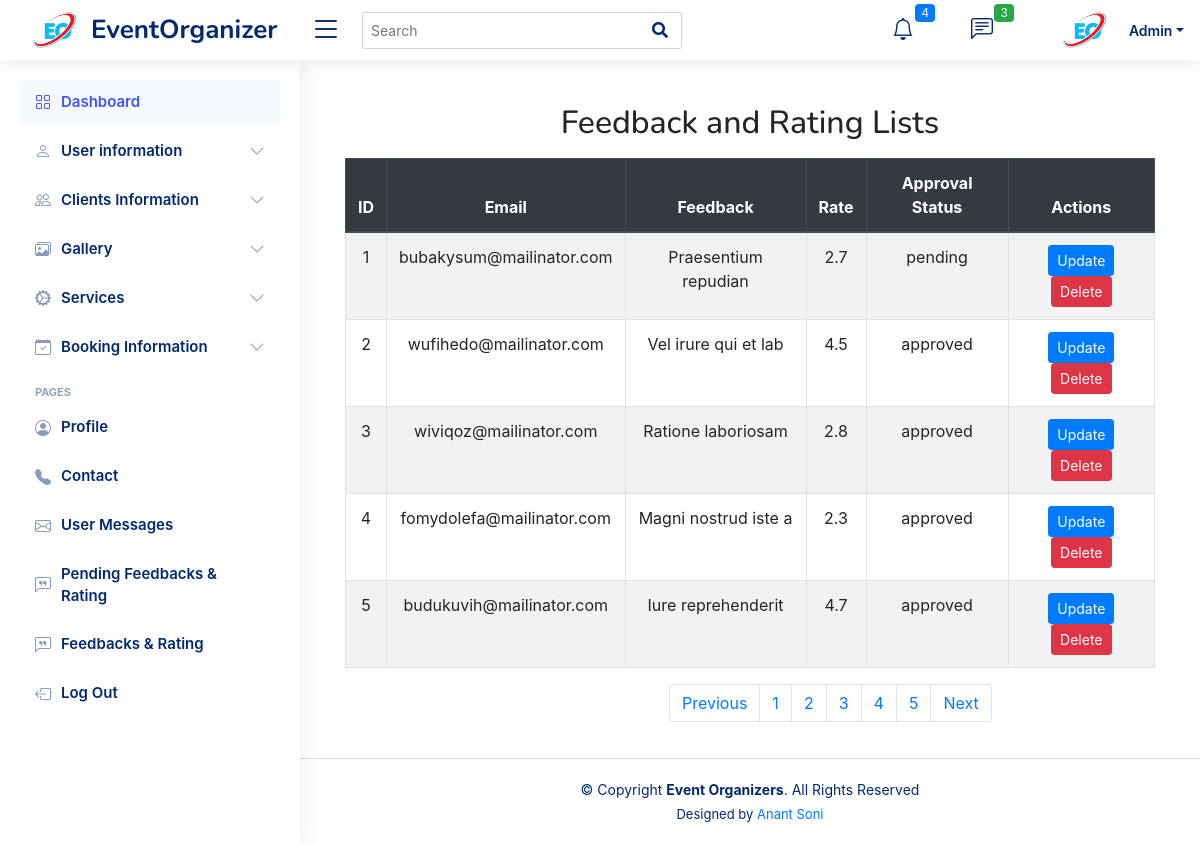
Screenshot of /Admin/fdbk_and_rtng.php with the database file from the repository.
### tables this page shows
CREATE TABLE `e_rate_or_feedback` (
  `u_id` int(11) NOT NULL,
  `u_email` varchar(30) NOT NULL,
  `u_feedback` varchar(100) NOT NULL,
  `u_rate` varchar(30) NOT NULL,
  `approval_status` enum('pending','approved','rejected') DEFAULT 'pending'
);

### Admin/fdbk_and_rtng.php (the view, shortened to what this page needs)
<!DOCTYPE html>
<html lang="en">
<head>
  <link href="assets/vendor/bootstrap/css/bootstrap.min.css" rel="stylesheet">
  <link href="assets/vendor/bootstrap-icons/bootstrap-icons.css" rel="stylesheet">
  <link href="assets/vendor/boxicons/css/boxicons.min.css" rel="stylesheet">
  <link href="assets/vendor/quill/quill.snow.css" rel="stylesheet">
  <link href="assets/vendor/quill/quill.bubble.css" rel="stylesheet">
  <link href="assets/vendor/remixicon/remixicon.css" rel="stylesheet">
  <link href="assets/vendor/simple-datatables/style.css" rel="stylesheet">
  <link href="https://cdnjs.cloudflare.com/ajax/libs/font-awesome/6.0.0-beta3/css/all.min.css" rel="stylesheet">
  <link href="https://cdnjs.cloudflare.com/ajax/libs/Chart.js/3.7.0/chart.min.css" rel="stylesheet">
  <link href="assets/css/style.css" rel="stylesheet">
    <link rel="stylesheet" href="https://stackpath.bootstrapcdn.com/bootstrap/4.5.2/css/bootstrap.min.css">
    <link rel="stylesheet" href="https://cdnjs.cloudflare.com/ajax/libs/font-awesome/5.15.3/css/all.min.css">
</head>
<body>
<header id="header" class="header fixed-top d-flex align-items-center">
  <div class="d-flex align-items-center justify-content-between">
    <a href="index.php" class="logo d-flex align-items-center">
      <img src="../images/eoc.png" alt="" style="max-height: 70px; margin-right: 1px;">
      <span class="d-none d-lg-block">EventOrganizer</span>
    </a>
    <i class="bi bi-list toggle-sidebar-btn"></i>
  </div>
  <div class="search-bar">
    <form class="search-form d-flex align-items-center" method="POST" action="#" id="searchForm">
      <input type="text" name="query" id="searchInput" placeholder="Search" title="Enter search keyword">
      <button type="submit" title="Search"><i class="fa fa-search"></i></button>
    </form>
  </div>
  <nav class="header-nav ms-auto">
    <ul class="d-flex align-items-center">
      <li class="nav-item dropdown">
        <a class="nav-link nav-icon" href="#" data-bs-toggle="dropdown">
          <i class="bi bi-bell"></i>
          <span class="badge bg-primary badge-number">4</span>
        </a>
      </li>
      <li class="nav-item dropdown">
        <a class="nav-link nav-icon" href="#" data-bs-toggle="dropdown">
          <i class="bi bi-chat-left-text"></i>
          <span class="badge bg-success badge-number">3</span>
        </a>
      </li>
      <li class="nav-item dropdown pe-3">
        <a class="nav-link nav-profile d-flex align-items-center pe-0" href="#" data-bs-toggle="dropdown">
          <img src="../images/eoc.png" alt="Profile" style="max-height: 70px; margin-right: 1px;" class="rounded-circle">
          <span class="d-none d-md-block dropdown-toggle ps-2">Admin</span>
        </a>
      </li>
    </ul>
  </nav>
</header>
  <aside id="sidebar" class="sidebar">
    <ul class="sidebar-nav" id="sidebar-nav">
      <li class="nav-item">
        <a class="nav-link " href="index.php">
          <i class="bi bi-grid"></i>
          <span>Dashboard</span>
        </a>
      </li>
     <ul class="nav flex-column">
            <li class="nav-item">
              <a class="nav-link collapsed" data-bs-toggle="collapse" href="#users-info" aria-expanded="false">
  <i class="bi bi-person"></i><span>User information</span><i class="bi bi-chevron-down ms-auto"></i>
</a>
            </li>
<li class="nav-item">
  <a class="nav-link collapsed" data-bs-toggle="collapse" href="#forms-nav">
  <i class="bi bi-people"></i><span>Clients Information</span><i class="bi bi-chevron-down ms-auto"></i>
</a>
</li>
      <li class="nav-item">
        <a class="nav-link collapsed" data-bs-target="#tables-nav" data-bs-toggle="collapse" href="#">
    <i class="bi bi-images"></i><span>Gallery</span><i class="bi bi-chevron-down ms-auto"></i>
</a>
      </li>
      <li class="nav-item">
        <a class="nav-link collapsed" data-bs-target="#charts-nav" data-bs-toggle="collapse" href="#">
  <i class="bi bi-gear-wide-connected"></i><span>Services</span><i class="bi bi-chevron-down ms-auto"></i>
</a>
      </li>
      <li class="nav-item">
  <a class="nav-link collapsed" data-bs-toggle="collapse" href="#booking-info-nav">
    <i class="bi bi-calendar-check"></i><span>Booking Information</span><i class="bi bi-chevron-down ms-auto"></i>
  </a>
</li>
           <li class="nav-heading">Pages</li>
      <li class="nav-item">
        <a class="nav-link collapsed" href="admin-profile.php">
  <i class="bi bi-person-circle"></i>
  <span>Profile</span>
</a>
      </li>
      <li class="nav-item">
        <a class="nav-link collapsed" href="admin-contact.php">
  <i class="bi bi-telephone-fill"></i>
  <span>Contact</span>
</a>
      </li>
      <li class="nav-item">
        <a class="nav-link collapsed" href="user-msg-info.php">
          <i class="bi bi-envelope"></i>
          <span>User Messages</span>
        </a>
      </li>
      <li class="nav-item">
        <a class="nav-link collapsed" href="pending_fdbk_and_rtng.php">
          <i class="bi bi-chat-left-quote"></i>
          <span>Pending Feedbacks & Rating</span>
        </a>
      </li>
      <li class="nav-item">
        <a class="nav-link collapsed" href="fdbk_and_rtng.php">
          <i class="bi bi-chat-left-quote"></i>
          <span>Feedbacks & Rating</span>
        </a>
      </li>
      <li class="nav-item">
        <a class="nav-link collapsed" href="main.php">
          <i class="bi bi-box-arrow-left"></i>
          <span>Log Out</span>
        </a>
      </li>
    </ul>
  </aside>
<main id="main" class="main">
    <div class="container">
    <div class="row">
        <div class="col">
            <h2 class="text-center mt-4 mb-3">Feedback and Rating Lists</h2>
            <div class="table-responsive">
    <table class="table table-bordered table-striped">
        <thead class="thead-dark">
            <tr>
                <th style="text-align: center;">ID</th>
                <th style="text-align: center;">Email</th>
                <th style="text-align: center;">Feedback</th>
                <th style="text-align: center;">Rate</th>
                <th style="text-align: center;">Approval Status</th>
                <th style="text-align: center;">Actions</th>
            </tr>
        </thead>
        <tbody>
            <?php
            require "connection.php";
            $limit = 5;
            $page = isset($_GET['page']) ? $_GET['page'] : 1;
            $offset = ($page - 1) * $limit;
            $sql = "SELECT u_id, u_email, u_feedback, u_rate, approval_status FROM e_rate_or_feedback LIMIT $offset, $limit";
            $result = $conn->query($sql);
            if ($result->num_rows > 0) {
                $counter = $offset + 1;
                while ($row = $result->fetch_assoc()) {
                    echo "<tr>";
                    echo "<td style='text-align: center;'>" . $counter . "</td>";
                    echo "<td style='text-align: center;'>" . $row["u_email"] . "</td>";
                    echo "<td style='text-align: center;'>" . $row["u_feedback"] . "</td>";
                    echo "<td style='text-align: center;'>" . $row["u_rate"] . "</td>";
                    echo "<td style='text-align: center;'>" . $row["approval_status"] . "</td>";
                    echo "<td style='text-align: center;'>
                            <a href='UD files/user-fdbk-rtng-data-update.php?id=" . $row["u_id"] . "' class='btn btn-sm btn-primary' onclick='return confirm(\"Are you sure you want to update?\");'>Update</a>
                            <a href='UD files/user-fdbk-rtng-data-delete.php?id=" . $row["u_id"] . "' class='btn btn-sm btn-danger' onclick='return confirm(\"Are you sure you want to delete?\");'>Delete</a>
                          </td>";
                    echo "</tr>";
                    $counter++;
                }
            } else {
                echo "<tr><td colspan='6' class='text-center'>0 results</td></tr>";
            }
            ?>
        </tbody>
    </table>
</div>
<div class="text-center" style="padding-left: 40%;">
    <nav aria-label="Page navigation">
        <ul class="pagination">
            <?php
            $prev = $page - 1;
            echo "<li class='page-item'><a class='page-link' href='?page=$prev' aria-label='Previous'>Previous</a></li>";
            require "connection.php";
            $sql = "SELECT COUNT(*) AS total FROM e_rate_or_feedback";
            $result = $conn->query($sql);
            $row = $result->fetch_assoc();
            $total_pages = ceil($row["total"] / $limit);
            for ($i = 1; $i <= $total_pages; $i++) {
                echo "<li class='page-item'><a class='page-link' href='?page=$i'>$i</a></li>";
            }
            $next = $page + 1;
            echo "<li class='page-item'><a class='page-link' href='?page=$next' aria-label='Next'>Next</a></li>";
            ?>
        </ul>
    </nav>
</div>
        </div>
    </div>
</div>
</main>
  <footer id="footer" class="footer">
    <div class="copyright">
      &copy; Copyright <strong><span>Event Organizers</span></strong>. All Rights Reserved
    </div>
    <div class="credits">
      Designed by <a href="https://bootstrapmade.com/">Anant Soni</a>
    </div>
  </footer>
</body>
</html>

### Admin/assets/css/style.css (style rules this page uses)
:root { scroll-behavior: smooth; }
body { font-family: "Open Sans", sans-serif; background: #f6f9ff; color: #444444; }
a { color: #4154f1; text-decoration: none; }
h1, h2, h3, h4, h5, h6 { font-family: "Nunito", sans-serif; }
#main { margin-top: 60px; padding: 20px 30px; transition: all 0.3s; }
.logo { line-height: 1; }
@media (min-width: 1200px) { .logo { width: 280px; } }
.logo img { max-height: 26px; margin-right: 6px; }
.logo span { font-size: 26px; font-weight: 700; color: #012970; font-family: "Nunito", sans-serif; }
.header { transition: all 0.5s; z-index: 997; height: 60px; box-shadow: 0px 2px 20px rgba(1, 41, 112, 0.1); background-color: #fff; padding-left: 20px; }
.header .toggle-sidebar-btn { font-size: 32px; padding-left: 10px; cursor: pointer; color: #012970; }
.header .search-bar { min-width: 360px; padding: 0 20px; }
.header .search-form { width: 100%; }
.header .search-form input { border: 0; font-size: 14px; color: #012970; border: 1px solid rgba(1, 41, 112, 0.2); padding: 7px 38px 7px 8px; border-radius: 3px; transition: 0.3s; width: 100%; }
.header .search-form button { border: 0; padding: 0; margin-left: -30px; background: none; }
.header .search-form button i { color: #012970; }
.header-nav ul { list-style: none; }
.header-nav>ul { margin: 0; padding: 0; }
.header-nav .nav-icon { font-size: 22px; color: #012970; margin-right: 25px; position: relative; }
.header-nav .nav-profile { color: #012970; }
.header-nav .nav-profile img { max-height: 36px; }
.header-nav .nav-profile span { font-size: 14px; font-weight: 600; }
.header-nav .badge-number { position: absolute; inset: -2px -5px auto auto; font-weight: normal; font-size: 12px; padding: 3px 6px; }
.sidebar { position: fixed; top: 60px; left: 0; bottom: 0; width: 300px; z-index: 996; transition: all 0.3s; padding: 20px; overflow-y: auto; scrollbar-width: thin; scrollbar-color: #aab7cf transparent; box-shadow: 0px 0px 20px rgba(1, 41, 112, 0.1); background-color: #fff; }
@media (min-width: 1200px) { #main, #footer { margin-left: 300px; } }
.sidebar-nav { padding: 0; margin: 0; list-style: none; }
.sidebar-nav li { padding: 0; margin: 0; list-style: none; }
.sidebar-nav .nav-item { margin-bottom: 5px; }
.sidebar-nav .nav-heading { font-size: 11px; text-transform: uppercase; color: #899bbd; font-weight: 600; margin: 10px 0 5px 15px; }
.sidebar-nav .nav-link { display: flex; align-items: center; font-size: 15px; font-weight: 600; color: #4154f1; transition: 0.3; background: #f6f9ff; padding: 10px 15px; border-radius: 4px; }
.sidebar-nav .nav-link i { font-size: 16px; margin-right: 10px; color: #4154f1; }
.sidebar-nav .nav-link.collapsed { color: #012970; background: #fff; }
.sidebar-nav .nav-link.collapsed i { color: #899bbd; }
.sidebar-nav .nav-link .bi-chevron-down { margin-right: 0; transition: transform 0.2s ease-in-out; }
.footer { padding: 20px 0; font-size: 14px; transition: all 0.3s; border-top: 1px solid #cddfff; }
.footer .copyright { text-align: center; color: #012970; }
.footer .credits { padding-top: 5px; text-align: center; font-size: 13px; color: #012970; }

### rows the page displays
e_rate_or_feedback: u_email "bubakysum@mailinator.com", u_feedback "Praesentium repudian", u_rate "2.7", approval_status "pending"
e_rate_or_feedback: u_email "wufihedo@mailinator.com", u_feedback "Vel irure qui et lab", u_rate "4.5", approval_status "approved"
e_rate_or_feedback: u_email "wiviqoz@mailinator.com", u_feedback "Ratione laboriosam", u_rate "2.8", approval_status "approved"
e_rate_or_feedback: u_email "fomydolefa@mailinator.com", u_feedback "Magni nostrud iste a", u_rate "2.3", approval_status "approved"
e_rate_or_feedback: u_email "budukuvih@mailinator.com", u_feedback "Iure reprehenderit", u_rate "4.7", approval_status "approved"
